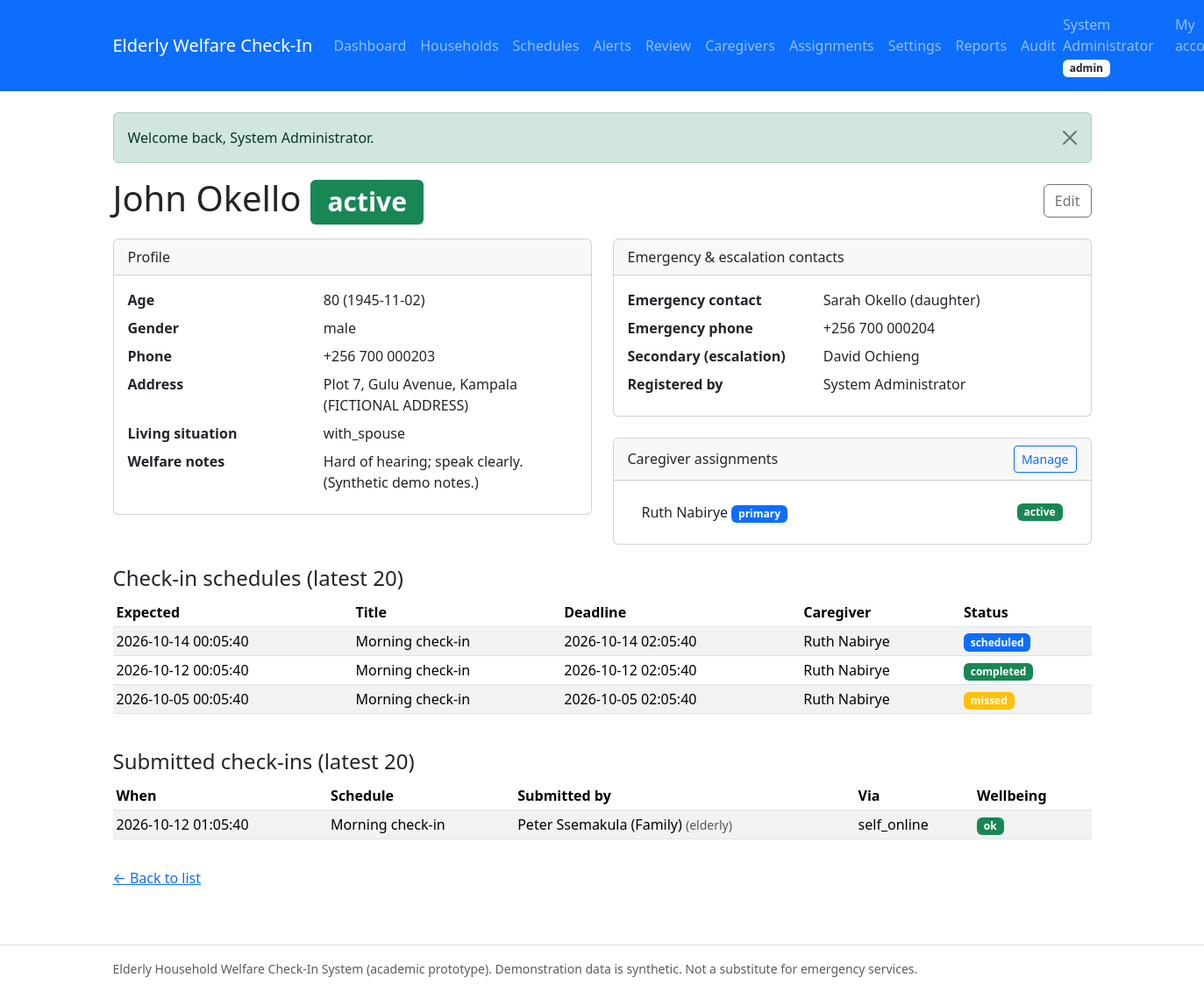
/admin/elderly_view.php?id=2 (signed in), run on the app's committed database.
### tables this page shows
CREATE TABLE users (
  id                 INT UNSIGNED NOT NULL AUTO_INCREMENT,
  full_name          VARCHAR(100) NOT NULL,
  email              VARCHAR(150) NOT NULL,
  phone              VARCHAR(20) NULL DEFAULT NULL,
  password_hash      VARCHAR(255) NOT NULL COMMENT 'bcrypt hash only, never plain text',
  role               ENUM('admin','caregiver','elderly') NOT NULL
                     COMMENT 'elderly = elderly person OR authorized family member',
  elderly_profile_id INT UNSIGNED NULL DEFAULT NULL
                     COMMENT 'set only for role=elderly; links login to permitted profile',
  status             ENUM('active','suspended') NOT NULL DEFAULT 'active',
  created_at         TIMESTAMP NOT NULL DEFAULT CURRENT_TIMESTAMP,
  updated_at         TIMESTAMP NOT NULL DEFAULT CURRENT_TIMESTAMP ON UPDATE CURRENT_TIMESTAMP,
  PRIMARY KEY (id),
  UNIQUE KEY uq_users_email (email),
  INDEX idx_users_role (role),
  INDEX idx_users_status (status)
);

CREATE TABLE elderly_profiles (
  id                           INT UNSIGNED NOT NULL AUTO_INCREMENT,
  full_name                    VARCHAR(100) NOT NULL,
  date_of_birth                DATE NULL DEFAULT NULL,
  gender                       ENUM('male','female','other','prefer_not_to_say') NULL DEFAULT NULL,
  address                      TEXT NULL DEFAULT NULL,
  phone                        VARCHAR(20) NULL DEFAULT NULL,
  emergency_contact_name       VARCHAR(100) NULL DEFAULT NULL,
  emergency_contact_phone      VARCHAR(20) NULL DEFAULT NULL,
  emergency_contact_relationship VARCHAR(50) NULL DEFAULT NULL,
  secondary_contact_user_id    INT UNSIGNED NULL DEFAULT NULL
                               COMMENT 'authorized escalation recipient (FK users)',
  living_situation             VARCHAR(100) NULL DEFAULT NULL,
  welfare_notes                TEXT NULL DEFAULT NULL
                               COMMENT 'non-diagnostic welfare notes only',
  status                       ENUM('active','inactive','archived') NOT NULL DEFAULT 'active',
  created_by                   INT UNSIGNED NULL DEFAULT NULL,
  created_at                   TIMESTAMP NOT NULL DEFAULT CURRENT_TIMESTAMP,
  updated_at                   TIMESTAMP NOT NULL DEFAULT CURRENT_TIMESTAMP ON UPDATE CURRENT_TIMESTAMP,
  PRIMARY KEY (id),
  INDEX idx_elderly_status (status),
  INDEX idx_elderly_name (full_name),
  INDEX idx_elderly_secondary (secondary_contact_user_id),
  CONSTRAINT fk_elderly_secondary FOREIGN KEY (secondary_contact_user_id)
    REFERENCES users (id) ON DELETE SET NULL ON UPDATE CASCADE,
  CONSTRAINT fk_elderly_created_by FOREIGN KEY (created_by)
    REFERENCES users (id) ON DELETE SET NULL ON UPDATE CASCADE
);

CREATE TABLE checkin_schedules (
  id                 INT UNSIGNED NOT NULL AUTO_INCREMENT,
  elderly_id         INT UNSIGNED NOT NULL,
  caregiver_id       INT UNSIGNED NULL DEFAULT NULL
                     COMMENT 'responsible caregiver snapshot at creation',
  title              VARCHAR(150) NULL DEFAULT 'Welfare check-in',
  expected_at        DATETIME NOT NULL,
  grace_minutes      INT UNSIGNED NOT NULL DEFAULT 120,
  escalation_minutes INT UNSIGNED NOT NULL DEFAULT 240,
  status             ENUM('scheduled','completed','missed','cancelled') NOT NULL DEFAULT 'scheduled',
  notes              TEXT NULL DEFAULT NULL,
  created_by         INT UNSIGNED NULL DEFAULT NULL,
  created_at         TIMESTAMP NOT NULL DEFAULT CURRENT_TIMESTAMP,
  updated_at         TIMESTAMP NOT NULL DEFAULT CURRENT_TIMESTAMP ON UPDATE CURRENT_TIMESTAMP,
  PRIMARY KEY (id),
  INDEX idx_schedule_elderly_expected (elderly_id, expected_at),
  INDEX idx_schedule_status_expected (status, expected_at),
  INDEX idx_schedule_caregiver (caregiver_id),
  CONSTRAINT fk_schedule_elderly FOREIGN KEY (elderly_id)
    REFERENCES elderly_profiles (id) ON DELETE CASCADE ON UPDATE CASCADE,
  CONSTRAINT fk_schedule_caregiver FOREIGN KEY (caregiver_id)
    REFERENCES users (id) ON DELETE SET NULL ON UPDATE CASCADE,
  CONSTRAINT fk_schedule_created_by FOREIGN KEY (created_by)
    REFERENCES users (id) ON DELETE SET NULL ON UPDATE CASCADE
);

CREATE TABLE checkin_records (
  id                 INT UNSIGNED NOT NULL AUTO_INCREMENT,
  schedule_id        INT UNSIGNED NULL DEFAULT NULL COMMENT 'NULL = ad-hoc check-in',
  elderly_id         INT UNSIGNED NOT NULL,
  submitted_by       INT UNSIGNED NULL DEFAULT NULL COMMENT 'who clicked submit',
  submitted_by_role  VARCHAR(20) NULL DEFAULT NULL
                     COMMENT 'role snapshot at submit time (audit)',
  checkin_at         DATETIME NOT NULL DEFAULT CURRENT_TIMESTAMP,
  method             ENUM('self_online','caregiver_entry','phone_logged','visit_logged')
                     NOT NULL DEFAULT 'self_online',
  wellbeing_status   ENUM('ok','needs_assistance','unwell')
                     NOT NULL DEFAULT 'ok' COMMENT 'self-reported flag, not a diagnosis',
  notes              TEXT NULL DEFAULT NULL,
  created_at         TIMESTAMP NOT NULL DEFAULT CURRENT_TIMESTAMP,
  PRIMARY KEY (id),
  UNIQUE KEY uq_checkin_schedule (schedule_id),
  INDEX idx_checkin_elderly_at (elderly_id, checkin_at),
  INDEX idx_checkin_submitter (submitted_by),
  CONSTRAINT fk_checkin_schedule FOREIGN KEY (schedule_id)
    REFERENCES checkin_schedules (id) ON DELETE SET NULL ON UPDATE CASCADE,
  CONSTRAINT fk_checkin_elderly FOREIGN KEY (elderly_id)
    REFERENCES elderly_profiles (id) ON DELETE CASCADE ON UPDATE CASCADE,
  CONSTRAINT fk_checkin_submitter FOREIGN KEY (submitted_by)
    REFERENCES users (id) ON DELETE SET NULL ON UPDATE CASCADE
);

### admin/elderly_view.php (the view, shortened to what the rows shown need)
<?php
require_once __DIR__ . '/../includes/auth.php';
$user = require_role(['admin', 'caregiver'], '../login.php');
$id = (int) ($_GET['id'] ?? 0);
$stmt = db()->prepare(
    'SELECT ep.*, sc.full_name AS secondary_name, cb.full_name AS created_by_name
     FROM elderly_profiles ep
     LEFT JOIN users sc ON sc.id = ep.secondary_contact_user_id
     LEFT JOIN users cb ON cb.id = ep.created_by
     WHERE ep.id = :id'
);
$stmt->execute(['id' => $id]);
$profile = $stmt->fetch();
$schedStmt = db()->prepare(
    'SELECT cs.*, u.full_name AS caregiver
     FROM checkin_schedules cs
     LEFT JOIN users u ON u.id = cs.caregiver_id
     WHERE cs.elderly_id = :id
     ORDER BY cs.expected_at DESC LIMIT 20'
);
$schedStmt->execute(['id' => $id]);
$schedules = $schedStmt->fetchAll();
$recStmt = db()->prepare(
    'SELECT cr.*, cs.title AS schedule_title, u.full_name AS submitter
     FROM checkin_records cr
     LEFT JOIN checkin_schedules cs ON cs.id = cr.schedule_id
     LEFT JOIN users u ON u.id = cr.submitted_by
     WHERE cr.elderly_id = :id
     ORDER BY cr.checkin_at DESC LIMIT 20'
);
$recStmt->execute(['id' => $id]);
$records = $recStmt->fetchAll();
$isAdmin = $user['role'] === 'admin';
$age = age_of($profile['date_of_birth']);
$statusBadge = ['active' => 'success', 'inactive' => 'secondary', 'archived' => 'dark'];
$rootPrefix = '../';
require_once __DIR__ . '/../includes/header.php';
?>
<div class="d-flex justify-content-between align-items-center mb-3">
    <h1 class="mb-0"><?= e($profile['full_name']) ?>
        <span class="badge bg-<?= e($statusBadge[$profile['status']] ?? 'secondary') ?>"><?= e($profile['status']) ?></span>
    </h1>
    <?php if ($isAdmin): ?>
        <a class="btn btn-outline-secondary" href="elderly_form.php?id=<?= $id ?>">Edit</a>
    <?php endif; ?>
</div>
<div class="row g-4">
    <div class="col-md-6">
        <div class="card"><div class="card-header">Profile</div>
        <dl class="row card-body mb-0">
            <dt class="col-sm-5">Age</dt>
            <dd class="col-sm-7"><?= $age !== null ? e((string) $age) . ' (' . e((string) $profile['date_of_birth']) . ')' : '—' ?></dd>
            <dt class="col-sm-5">Gender</dt><dd class="col-sm-7"><?= e($profile['gender'] ?? '—') ?></dd>
            <dt class="col-sm-5">Phone</dt><dd class="col-sm-7"><?= e($profile['phone'] ?? '—') ?></dd>
            <dt class="col-sm-5">Address</dt><dd class="col-sm-7"><?= e($profile['address'] ?? '—') ?></dd>
            <dt class="col-sm-5">Living situation</dt><dd class="col-sm-7"><?= e($profile['living_situation'] ?? '—') ?></dd>
            <dt class="col-sm-5">Welfare notes</dt><dd class="col-sm-7"><?= e($profile['welfare_notes'] ?? '—') ?></dd>
        </dl></div>
    </div>
    <div class="col-md-6">
        <div class="card mb-4"><div class="card-header">Emergency &amp; escalation contacts</div>
        <dl class="row card-body mb-0">
            <dt class="col-sm-5">Emergency contact</dt>
            <dd class="col-sm-7"><?= e($profile['emergency_contact_name'] ?? '—') ?>
                <?= $profile['emergency_contact_relationship'] ? '(' . e($profile['emergency_contact_relationship']) . ')' : '' ?></dd>
            <dt class="col-sm-5">Emergency phone</dt><dd class="col-sm-7"><?= e($profile['emergency_contact_phone'] ?? '—') ?></dd>
            <dt class="col-sm-5">Secondary (escalation)</dt><dd class="col-sm-7"><?= e($profile['secondary_name'] ?? '— none —') ?></dd>
            <dt class="col-sm-5">Registered by</dt><dd class="col-sm-7"><?= e($profile['created_by_name'] ?? '—') ?></dd>
        </dl></div>
    </div>
</div>
<h2 class="h4 mt-4">Check-in schedules (latest 20)</h2>
<?php if (!$schedules): ?>
    <p class="text-muted">No schedules yet.
    <?php if ($isAdmin): ?><a href="schedule_form.php?elderly_id=<?= $id ?>">Create one</a>.<?php endif; ?></p>
<?php else: ?>
<div class="table-responsive"><table class="table table-sm table-striped align-middle">
    <thead><tr><th>Expected</th><th>Title</th><th>Deadline</th><th>Caregiver</th><th>Status</th></tr></thead>
    <tbody>
    <?php foreach ($schedules as $s): $ds = schedule_display_status($s); ?>
        <tr>
            <td><?= e($s['expected_at']) ?></td>
            <td><?= e($s['title'] ?? '') ?></td>
            <td><?= e(deadline_of($s)) ?></td>
            <td><?= e($s['caregiver'] ?? '—') ?></td>
            <td><span class="badge bg-<?= e(['scheduled' => 'primary', 'overdue' => 'danger', 'completed' => 'success', 'missed' => 'warning', 'cancelled' => 'secondary'][$ds] ?? 'secondary') ?>"><?= e($ds) ?></span></td>
        </tr>
    <?php endforeach; ?>
    </tbody>
</table></div>
<?php endif; ?>
<h2 class="h4 mt-4">Submitted check-ins (latest 20)</h2>
<?php if (!$records): ?>
    <p class="text-muted">Nothing submitted yet.</p>
<?php else: ?>
<div class="table-responsive"><table class="table table-sm table-striped align-middle">
    <thead><tr><th>When</th><th>Schedule</th><th>Submitted by</th><th>Via</th><th>Wellbeing</th></tr></thead>
    <tbody>
    <?php foreach ($records as $r): ?>
        <tr>
            <td><?= e($r['checkin_at']) ?></td>
            <td><?= e($r['schedule_title'] ?? '— ad-hoc —') ?></td>
            <td><?= e($r['submitter'] ?? '?') ?> <small class="text-muted">(<?= e($r['submitted_by_role'] ?? '') ?>)</small></td>
            <td><?= e($r['method']) ?></td>
            <td><span class="badge bg-<?= e(['ok' => 'success', 'needs_assistance' => 'warning', 'unwell' => 'danger'][$r['wellbeing_status']] ?? 'secondary') ?>"><?= e($r['wellbeing_status']) ?></span></td>
        </tr>
    <?php endforeach; ?>
    </tbody>
</table></div>
<?php endif; ?>
<?php require_once __DIR__ . '/../includes/footer.php'; ?>

### includes/header.php (shortened to what the rows shown need)
<?php
require_once __DIR__ . '/functions.php';
require_once __DIR__ . '/auth.php';
$rootPrefix = $rootPrefix ?? '';
$user       = current_user();
?>
<!doctype html>
<html lang="en">
<head>
    <link rel="stylesheet" href="<?= e($rootPrefix) ?>assets/css/bootstrap.min.css">
    <link rel="stylesheet" href="<?= e($rootPrefix) ?>assets/css/app.css">
</head>
<body>
<nav class="navbar navbar-expand-lg navbar-dark bg-primary mb-4">
    <div class="container">
        <div class="collapse navbar-collapse" id="nav">
            <ul class="navbar-nav">
                <?php if ($user): ?>
                    <li class="nav-item navbar-text me-3">
                        <?= e($user['full_name']) ?>
                        <span class="badge bg-light text-dark"><?= e($user['role']) ?></span>
                    </li>
                    <li class="nav-item"><a class="nav-link" href="<?= e($rootPrefix) ?>account.php">My account</a></li>
                <?php else: ?>
                    <li class="nav-item"><a class="nav-link" href="<?= e($rootPrefix) ?>login.php">Log in</a></li>
                <?php endif; ?>
            </ul>
        </div>
    </div>
</nav>
<main class="container mb-5">

### data on the page
users: full_name "System Administrator", role "admin"
elderly_profiles: full_name "John Okello", status "active", date_of_birth "80", date_of_birth "1945-11-02", gender "male", phone "+256 700 000203", address "Plot 7, Gulu Avenue, Kampala (FICTIONAL ADDRESS)", living_situation "with_spouse", welfare_notes "Hard of hearing; speak clearly. (Synthetic demo notes.)", emergency_contact_name "Sarah Okello", emergency_contact_relationship "daughter", emergency_contact_phone "+256 700 000204", secondary_contact_user.full_name "David Ochieng", created_by.full_name "System Administrator"
checkin_schedules: expected_at "2026-10-14 00:05:40", title "Morning check-in", deadline_of($s) "2026-10-14 02:05:40", caregiver.full_name "Ruth Nabirye", status "scheduled"
checkin_schedules: expected_at "2026-10-12 00:05:40", title "Morning check-in", deadline_of($s) "2026-10-12 02:05:40", caregiver.full_name "Ruth Nabirye", status "completed"
checkin_schedules: expected_at "2026-10-05 00:05:40", title "Morning check-in", deadline_of($s) "2026-10-05 02:05:40", caregiver.full_name "Ruth Nabirye", status "missed"
checkin_records: checkin_at "2026-10-12 01:05:40", schedule.title "Morning check-in", submitted_by.full_name "Peter Ssemakula (Family)", submitted_by_role "elderly", method "self_online", wellbeing_status "ok"

### other printed values
$flash['message'] "Welcome back, System Administrator."
$a['caregiver'] "Ruth Nabirye"
$a['status'] "active"
